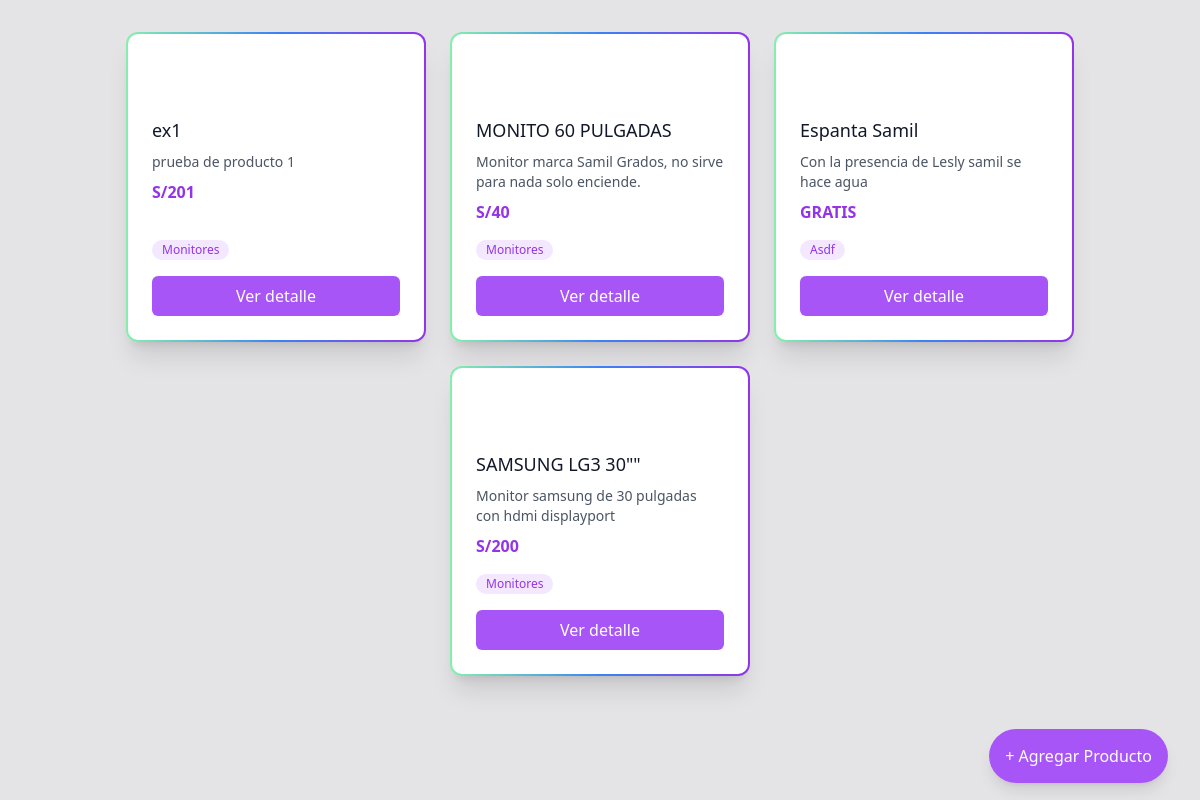
Page /list on the earlier database version.
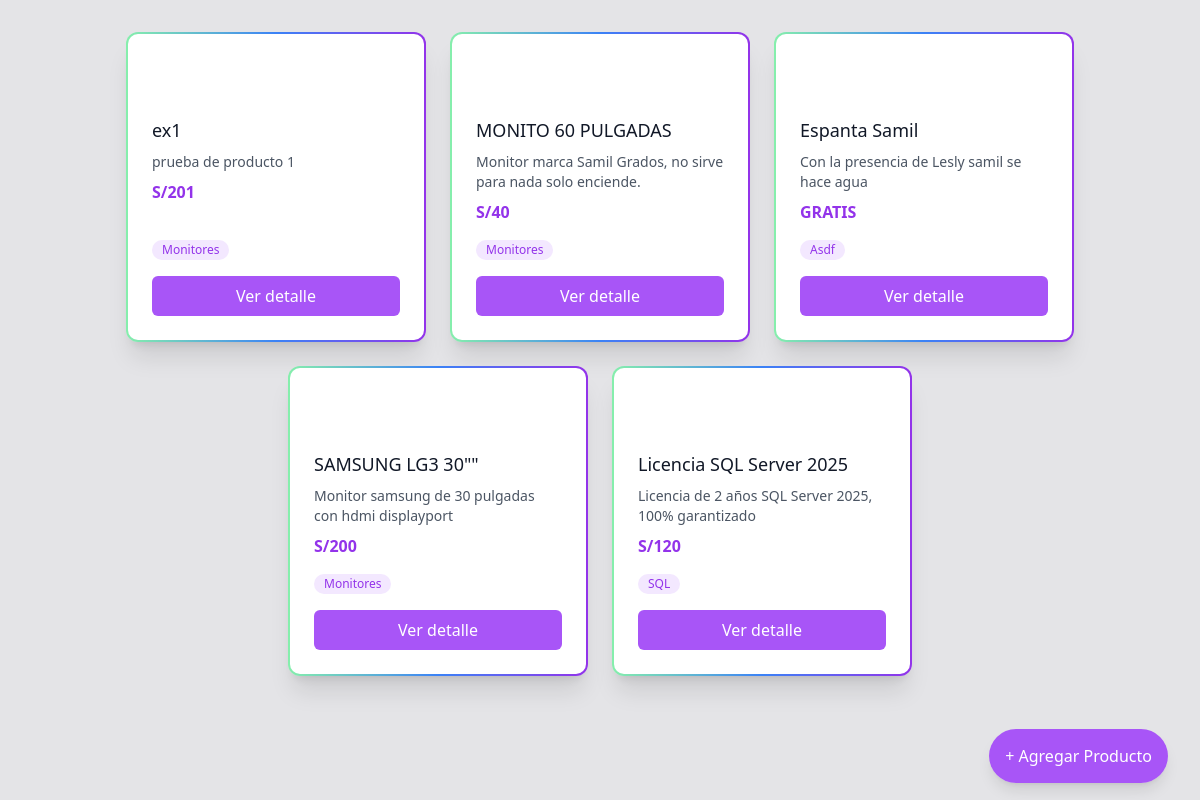
Same page on the later database version.
### shop/models.py (models this page shows, shortened)
class Products(models.Model):
    name = models.CharField(max_length=50)
    description = models.TextField()
    price = models.IntegerField()
    category = models.ForeignKey(Category, on_delete=models.CASCADE, related_name='productsAll')
    is_active = models.BooleanField(default=True)
    created_at = models.DateTimeField(auto_now_add=True)
    image = models.ImageField(upload_to='products',blank=True, null=True)
    class Meta:
        verbose_name_plural = 'Product'
    @property
    def category_name(self):
        return self.category.name

class Category(models.Model):
    name = models.CharField(max_length=50)
    class Meta:
        verbose_name_plural = 'Categories'

### shop/views.py (the view)
# urls.py: path('list',ProductList.as_view(), name='product_list'),
class ProductList(ListView):
    model = Products
    template_name = "shop/product_list.html"
    context_object_name = 'products'

### shop/templates/shop/product_list.html (shortened to what this page needs)
<!DOCTYPE html>
<html lang="en">
  <head>
    <script src="https://cdn.tailwindcss.com"></script>
  </head>
  <body class="bg-zinc-200">
    <div class="container mx-auto px-4 py-8">
      <div class="flex flex-wrap gap-6 justify-center">
        {%for products in products%}
        <article class="flex-shrink-0 w-full sm:w-[300px] hover:animate-background rounded-xl
          bg-gradient-to-r from-green-300 via-blue-500 to-purple-600 p-0.5
          shadow-xl transition hover:bg-[length:400%_400%]
          hover:shadow-sm hover:[animation-duration:_4s]">
          <div class="rounded-[10px] bg-white p-4 !pt-20 sm:p-6 h-full flex flex-col justify-between">
            <div>
              <h3 class="mt-0.5 text-lg font-medium text-gray-900">
                {{products.name}}
              </h3>
              <p class="mt-2 text-sm text-gray-600">
                {{products.description}}
              </p>
              <p class="mt-2 font-bold text-purple-600">
                {% if products.price == 0 %}
                GRATIS
                {% else %}
                S/{{products.price}}
                {% endif %}
            </p>
            </div>
            <div class="mt-4">
              <div class="flex flex-wrap gap-1 mb-4">
                <span class="whitespace-nowrap rounded-full bg-purple-100 px-2.5 py-0.5 text-xs text-purple-600">
                  {{ products.category_name }}
                </span>
              </div>
              <a href="{% url 'shop:product_detail' products.id %}"
                 class="inline-block w-full text-center bg-purple-500 text-white py-2 px-4 rounded-md hover:bg-purple-600 transition-colors">
                Ver detalle
              </a>
            </div>
          </div>
        </article>
        {% endfor %}
      </div>
      <div class="fixed bottom-8 right-8">
        <a href="{% url 'shop:product_create' %}"
           class="bg-purple-500 text-white p-4 rounded-full shadow-lg hover:bg-purple-600 transition-colors">
          + Agregar Producto
        </a>
      </div>
    </div>
  </body>
</html>

Differences in the rows shown:
added Products: name "Licencia SQL Server 2025", description "Licencia de 2 años SQL Server 2025, 100% garantizado", price "120", category_name "SQL"
